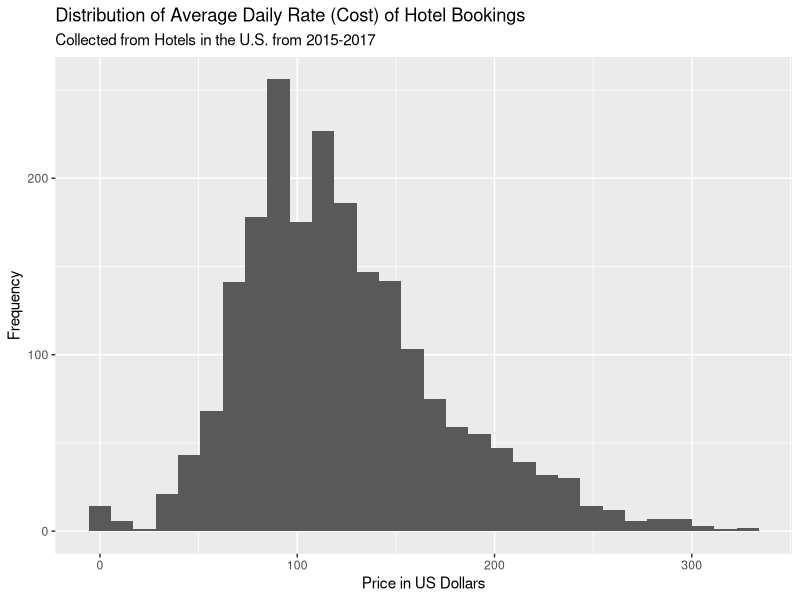
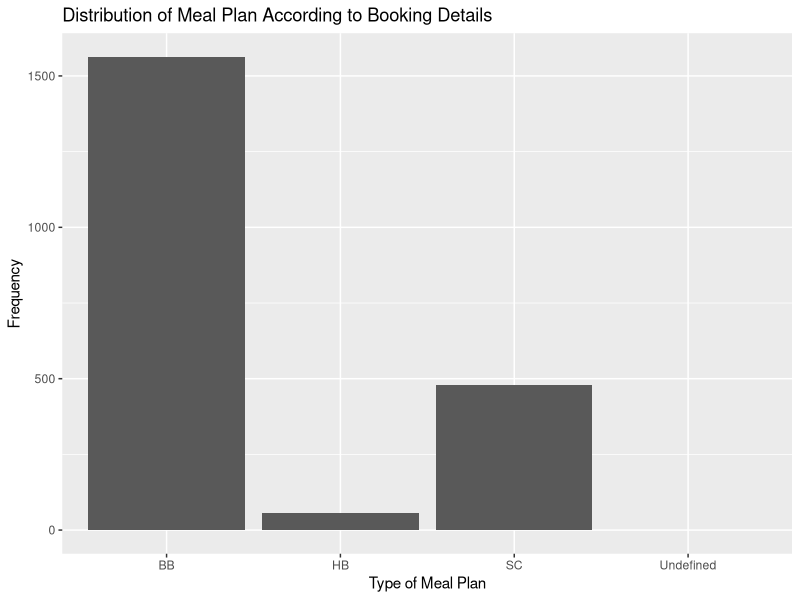
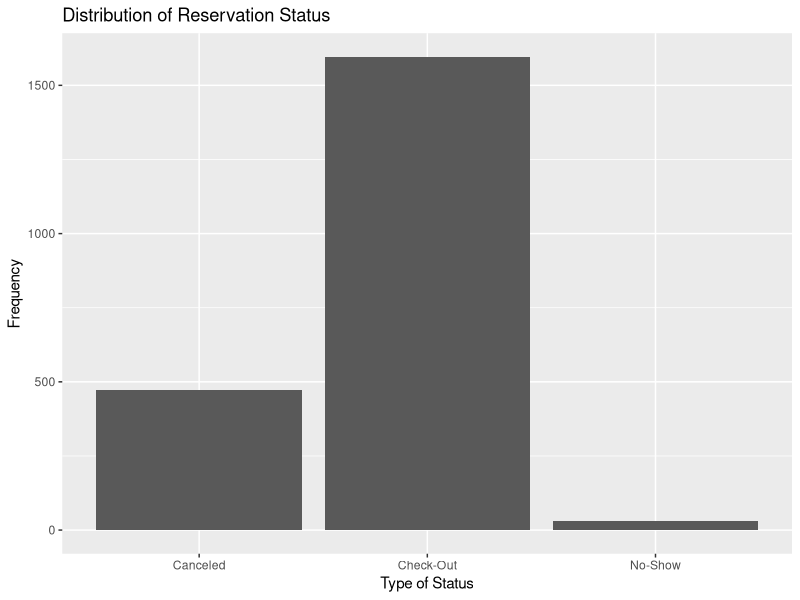
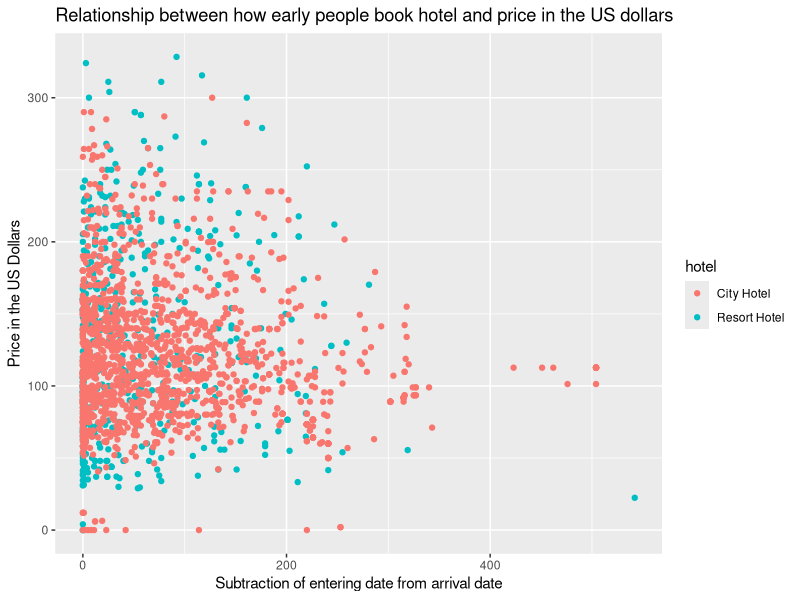
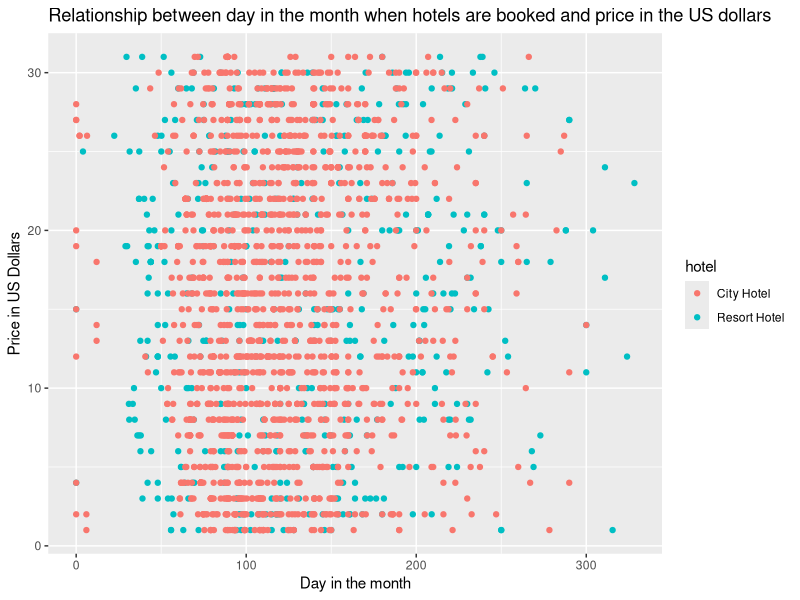
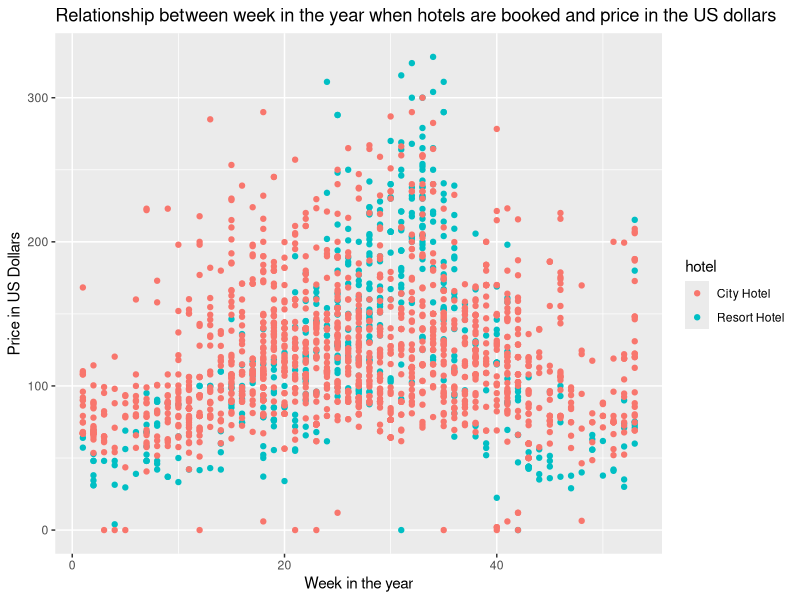
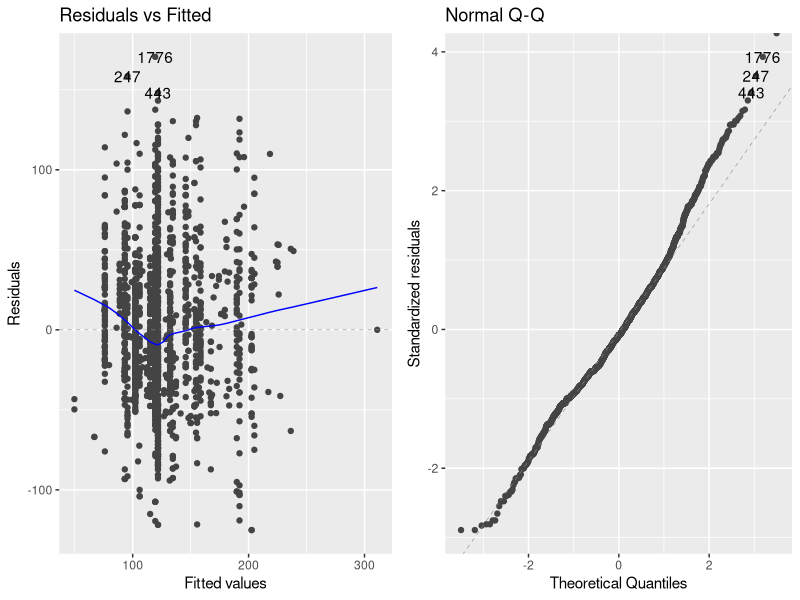
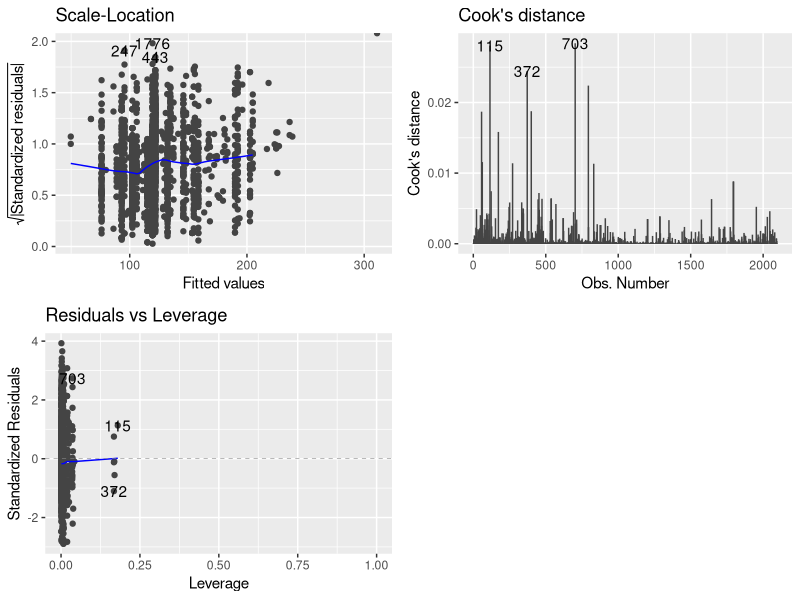

These figures' R source, in order:
## ---- chunk 1
knitr::opts_chunk$set(echo = TRUE)
## ---- chunk 2
library(tidyverse)
library(broom)
library(knitr)
library(ggfortify)
## ---- chunk 3
hotels <- read_csv("data/hotels_reduced.csv")
## ---- chunk 4
hotels$total_stay_length <- hotels$stays_in_week_nights + hotels$stays_in_weekend_nights
## ---- chunk 5
ggplot(data = hotels, aes(x = adr)) +
  geom_histogram() + 
  labs(x = "Price in US Dollars",
       y = "Frequency", 
       title = "Distribution of Average Daily Rate (Cost) of Hotel Bookings",
       subtitle = "Collected from Hotels in the U.S. from 2015-2017")

## ---- chunk 6
hotels %>%
    summarise(mean = mean(adr), 
              median = median(adr), 
              sd = sd(adr),
              min = min(adr),
              max = max(adr),
              iqr = IQR(adr))%>%
kable(digits = 3)
## ---- chunk 7
adults <- sum(hotels$adults)
children <- sum(hotels$children)
babies <- sum(hotels$babies)

tb <- table(adults, children, babies)
kable(tb)
## ---- chunk 8
ggplot(data = hotels, aes(x = meal)) +
geom_bar() +
labs(title = "Distribution of Meal Plan According to Booking Details",
      y = "Frequency",
      x = "Type of Meal Plan") 
## ---- chunk 9
hotels %>%
  group_by(meal) %>%
  summarise(n = n(), mean = mean(adr), sd = sd(adr)) %>%
  kable(digits = 3)
## ---- chunk 10
ggplot(data = hotels, aes(x = reservation_status)) +
geom_bar() +
labs(title = "Distribution of Reservation Status",
  x = "Type of Status",
  y = "Frequency") 
## ---- chunk 11
hotels %>%
  group_by(hotel) %>%
  summarise(n = n(), mean = mean(adr), sd = sd(adr)) %>%
  kable(digits = 3)
## ---- chunk 12
ggplot(data = hotels, aes(x = lead_time, y = adr, color = hotel)) +
geom_point() +
labs(title = "Relationship between how early people book hotel and price in the US dollars",
  x = "Subtraction of entering date from arrival date",
  y = "Price in the US Dollars") 
## ---- chunk 13
ggplot(data = hotels, aes(x = adr, y = arrival_date_day_of_month, color=hotel)) +
geom_point() +
labs(title = "Relationship between day in the month when hotels are booked and price in the US dollars",
  x = "Day in the month",
  y = "Price in US Dollars") 
## ---- chunk 14
ggplot(data = hotels, aes(x = arrival_date_week_number, y = adr, color=hotel)) +
geom_point() +
labs(title = "Relationship between week in the year when hotels are booked and price in the US dollars",
  x = "Week in the year",
  y = "Price in US Dollars") 
## ---- chunk 15
hotels$country <- NULL 
hotels$reserved_room_type <- NULL 
hotels$assigned_room_type <- NULL 
## ---- chunk 16
model <- lm(adr ~ adults + children + babies + hotel + meal + reservation_status, data = hotels)
## ---- chunk 17
# Residual + QQ Plots
autoplot(model, which = c(1,2))
## ---- chunk 18
tidy(model, conf.int = TRUE) %>%
kable(digits = 3)
## ---- chunk 19
autoplot(model, which = c(3, 4, 5))

#Leverage 
lev_threshold <- 2 * 2 / nrow(hotels) 
hotel_aug <- augment(model) 

hotel_aug %>%
filter(.hat > lev_threshold) %>% nrow()

# High Magnitude Residual 
hotel_aug %>%
filter(.std.resid < -3 | .std.resid > 3) %>% nrow()

# Influential Point 
hotel_aug %>%
filter(.cooksd > 1.0) %>% nrow()
 
## ---- chunk 20
hotel_aug <- hotel_aug %>%
mutate(outlier = if_else(.std.resid < -3 | .std.resid > 3, "Yes", "No"))

ggplot(hotel_aug, aes(x = adults, y = adr)) + geom_point(aes(color = outlier)) +
geom_smooth(method = "lm", se = FALSE) + labs(title = "PLotting of Outliers",
      y = "Average Daily Rate",
      x = "Adults") 
